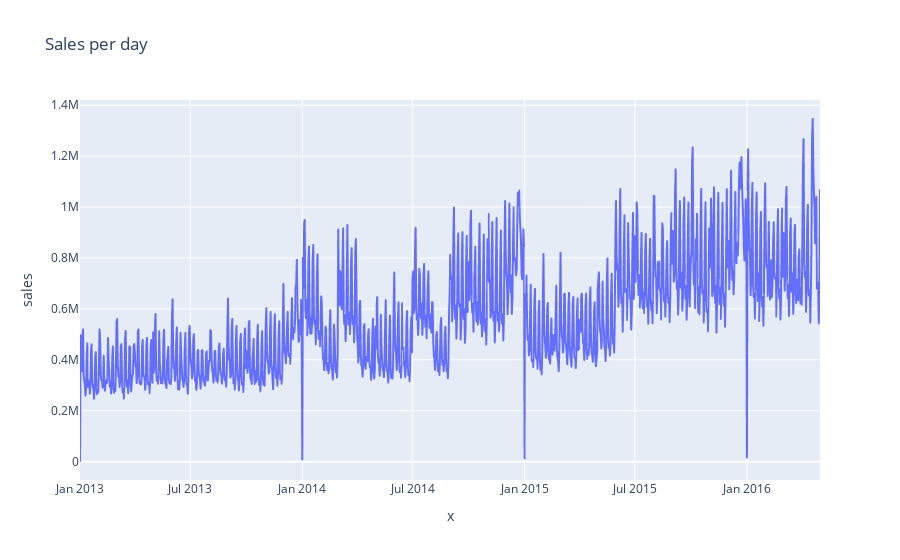

The notebook cell saved with this chart:
### Code cell
import pandas as pd
import matplotlib.pyplot as plt
import plotly.express as px

# Load the data
df = pd.read_csv("../../../data/tienda_ventas.csv")
df

df_days = df[['date', 'sales']]
df_days = df_days.groupby('date').sum()
df_days

df_days.plot.line(
    y='sales',
    xlabel='Date',
    ylabel='Sales',
    title='Sales per day',
    figsize=(10, 6)
)

fig = px.line(
    df_days, 
    x=df_days.index.values,    
    y='sales', 
    title='Sales per day'
)
fig.show()

### Figure 1 — Plotly figure (JSON) as saved in the notebook; plotly's stock layout.template omitted (floating-point values rounded to 4 significant figures; data arrays with more than 128 entries replaced by an {"elided": "..."} marker saying what was removed)
{"data": [{"hovertemplate": "x=%{x}<br>sales=%{y}<extra></extra>", "legendgroup": "", "line": {"color": "#636efa", "dash": "solid"}, "marker": {"symbol": "circle"}, "mode": "lines", "name": "", "showlegend": false, "x": {"elided": "1213 str values"}, "xaxis": "x", "y": {"elided": "1213 float values"}, "yaxis": "y", "type": "scattergl"}], "layout": {"xaxis": {"anchor": "y", "domain": [0, 1], "title": {"text": "x"}}, "yaxis": {"anchor": "x", "domain": [0, 1], "title": {"text": "sales"}}, "legend": {"tracegroupgap": 0}, "title": {"text": "Sales per day"}}}
